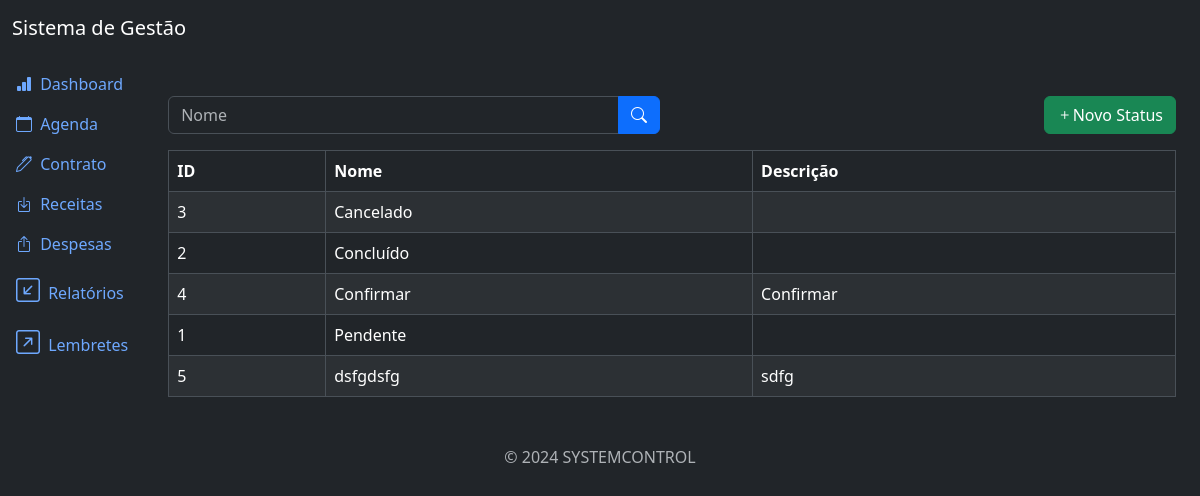
/status/list/ (signed in), run on the app's committed database.
### status/models.py (models this page shows, shortened)
class Status(models.Model):
    name = models.CharField(max_length=500)
    description = models.TextField(null=True, blank=True)
    created_at = models.DateTimeField(auto_now_add=True)
    update_at = models.DateTimeField(auto_now=True)
    class Meta:
        ordering = ['name']

### status/views.py (the view)
# urls.py: path('status/list/', views.StatusListView.as_view(), name='status_list'),
class StatusListView(LoginRequiredMixin, PermissionRequiredMixin, ListView):
    model = models.Status
    template_name = 'status_list.html'
    context_object_name = 'status'
    permission_required = 'status.view_status'
    def get_queryset(self):
        queryset = super().get_queryset()
        name = self.request.GET.get('name')
        if name:
            queryset = queryset.filter(name__icontains=name)
        return queryset

### status/templates/status_list.html (shortened to what this page needs)
{% extends 'base.html' %}
{% block content %}
<div class="row mb-3">
    <div class="col-md-6">
        <form method="get" action="{% url 'status_list' %}">
            <div class="input-group">
                <input type="text" class="form-control" name="name" placeholder="Nome" value="{{ request.GET.name }}">
                <button type="submit" class="btn btn-primary">
                    <i class="bi bi-search"></i>
                </button>
            </div>
        </form>
    </div>
    <div class="col-md-6">
        <a href="{% url 'status_create' %}" class="btn btn-success float-end">
            <i class="bi bi-plus"></i>Novo Status
        </a>
    </div>
</div>
<div class="table-responsive">
    <table class="table table-striped table-bordered">
        <thead class="thead-dark">
            <tr>
                <th>ID</th>
                <th>Nome</th>
                <th>Descrição</th>
            </tr>
        </thead>
        <tbody>
            {% for status in status %}
            <tr>
                <td>{{ status.id }}</td>
                <td>{{ status.name }}</td>
                <td>{{ status.description }}</td>
            </tr>
            {% endfor %}
        </tbody>
    </table>
</div>
{% endblock %}

### data on the page
Status: id "3", name "Cancelado"
Status: id "2", name "Concluído"
Status: id "4", name "Confirmar", description "Confirmar"
Status: id "1", name "Pendente"
Status: id "5", name "dsfgdsfg", description "sdfg"
